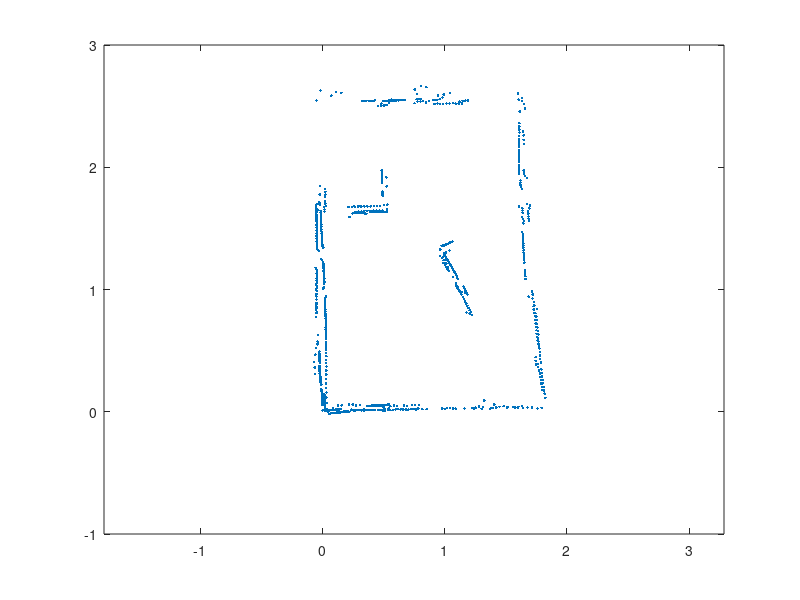

The MATLAB script that drew this image: (Note: this script raises an error after producing the figure.)
%% RANSAC Implementation
clear;rng(3);
load('allRoomDataCleaned.mat');
x = data(1,:)' + 0.04;
y = data(2,:)' + 0.29;

toremove = [];
for i = 1:1:length(x)
    if(data(1,i)>0.9 && data(1,i)<1.2 && data(2,i)>1.7 && data(2,i)<1.9)
        toremove=vertcat(toremove,i);
    end
end
x(toremove) = [];
y(toremove) = [];


figure(1);clf;
plot(x,y, '.');hold on;
axis equal;
ylim([-1 3]);

clearvars -except x y

minInliers = 5;

tic
inliers = ones(minInliers,1);
while(length(inliers) >= minInliers)
    [line, outliers, inliers] = RANSAC([x y],5/100,20);
    plot(line(:,1), line(:,2), 'g', 'LineWidth', 5)

    x = outliers(:,1);
    y = outliers(:,2);
    
end
toc
axis equal
legend('Dataset', 'RANSAC Fit Line');

title('RANSAC Room Map');
xlabel('x position (meters)');
ylabel('y position (meters)');






function [line, outliers, inliers] = RANSAC(data,maxDist,trials)
points = data;
bestInliers = [];
Khat = [0;0;1];

% For each point pair
for i = 1:trials
    % Randomly select the points
    A = points(randi([1, length(points)]),:);
    B = points(randi([1, length(points)]),:);
    That = [B(1) - A(1);B(2) - A(2);0]./vecnorm([B(1) - A(1);B(2) - A(2);0]);
    Nhat = cross(That,Khat);
    
    outliers = [];
    inliers = [];
    % Test every point with this fit line
    for j = 1:length(points)
        r = horzcat(points(j,:) - A, 0);
        dist = dot(r,Nhat);
        if abs(dist) <= maxDist
            inliers = vertcat(inliers, points(j,:));
        else
            outliers = vertcat(outliers, points(j,:));
        end
    end
    
    if length(inliers) > length(bestInliers)
        bestOutliers = outliers;
        bestInliers = inliers;
    end
end
inliers = rmoutliers(bestInliers, 'median');
outliers = bestOutliers;
maxIn = max(max(inliers));
lengths = vecnorm(inliers' - [maxIn; maxIn]);
[~, A] = min(lengths);
[~, B] = max(lengths);
A = inliers(A,:);
B = inliers(B,:);
line = [A; B];

end


